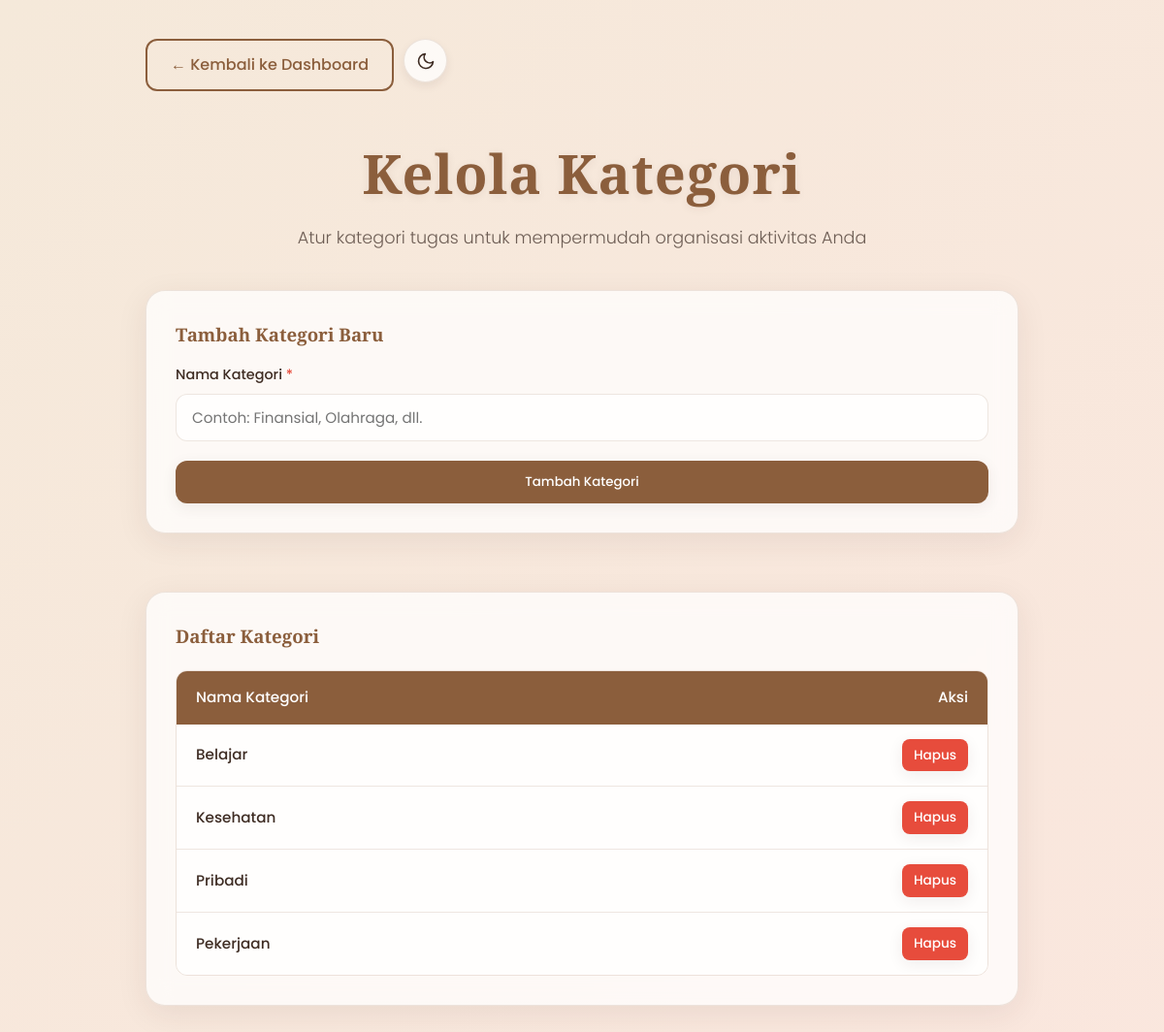
The page /kategori/index.php on the database its author committed.
### tables this page shows
CREATE TABLE IF NOT EXISTS `kategori` (
  `id_kategori` INT(11) NOT NULL AUTO_INCREMENT,
  `nama_kategori` VARCHAR(50) NOT NULL,
  PRIMARY KEY (`id_kategori`)
);

### kategori/index.php (the view, shortened to what this page needs)
<?php
include '../config/koneksi.php';
$categories = mysqli_query($koneksi, "SELECT * FROM kategori ORDER BY id_kategori DESC");
?>
<!DOCTYPE html>
<html lang="id">
<head>
    <link rel="stylesheet" href="../assets/css/style.css" />
</head>
<body>
    <div class="container" style="max-width: 900px;">
        <div class="topbar">
            <div style="display: flex; gap: 10px;">
                <a href="../index.php" class="btn btn-secondary">&larr; Kembali ke Dashboard</a>
                <button id="theme-toggle" class="theme-toggle-btn" title="Ganti Tema"></button>
            </div>
        </div>
        <header style="padding-top: 10px; padding-bottom: 20px;">
            <h1>Kelola Kategori</h1>
            <p>Atur kategori tugas untuk mempermudah organisasi aktivitas Anda</p>
        </header>
        <div style="display: grid; grid-template-columns: 1fr; gap: 30px; margin-top: 20px;">
            <div class="glass-card">
                <h3 style="font-family: var(--font-title); margin-bottom: 15px; color: var(--color-primary);">Tambah Kategori Baru</h3>
                <form method="POST">
                    <div class="form-group">
                        <label for="nama_kategori">Nama Kategori <span style="color: #e74c3c;">*</span></label>
                        <input type="text" id="nama_kategori" name="nama_kategori" required placeholder="Contoh: Finansial, Olahraga, dll." />
                    </div>
                    <button type="submit" name="tambah_kategori" class="btn" style="width: 100%;">
                        Tambah Kategori
                    </button>
                </form>
            </div>
            <div class="glass-card">
                <h3 style="font-family: var(--font-title); margin-bottom: 15px; color: var(--color-primary);">Daftar Kategori</h3>
                <div class="table-wrapper">
                    <table>
                        <thead>
                            <tr>
                                <th>Nama Kategori</th>
                                <th style="text-align: right; width: 100px;">Aksi</th>
                            </tr>
                        </thead>
                        <tbody>
                            <?php if (mysqli_num_rows($categories) > 0) { ?>
                                <?php while ($row = mysqli_fetch_assoc($categories)) { ?>
                                    <tr>
                                        <td style="font-weight: 500;"><?= htmlspecialchars($row['nama_kategori']) ?></td>
                                        <td style="text-align: right;">
                                            <a href="index.php?hapus=<?= $row['id_kategori'] ?>" class="btn btn-danger btn-sm" onclick="return confirm('Apakah Anda yakin ingin menghapus kategori ini? Semua tugas dengan kategori ini akan diubah menjadi Tanpa Kategori.')">
                                                Hapus
                                            </a>
                                        </td>
                                    </tr>
                                <?php } ?>
                            <?php } ?>
                        </tbody>
                    </table>
                </div>
            </div>
        </div>
    </div>
</body>
</html>

### assets/css/style.css (style rules this page uses)
:root { --font-primary: 'Poppins', sans-serif; --font-title: 'Playfair Display', serif; --bg-gradient: linear-gradient(135deg, #f5e9da, #ffe4e1, #e3f2fd); --color-bg: #f8f4ed; --color-surface: rgba(255, 255, 255, 0.75); --color-surface-solid: #fffbf7; --color-text: #3e2c23; --color-text-muted: #6e5e55; --color-primary: #8b5e3c; --color-primary-hover: #754f32; --color-accent: #e2b292; --color-border: rgba(139, 94, 60, 0.15); --color-shadow: rgba(62, 44, 35, 0.08); --radius-lg: 20px; --radius-md: 12px; --radius-sm: 8px; --transition: all 0.3s cubic-bezier(0.4, 0, 0.2, 1); --glass-blur: blur(12px); }
* { margin: 0; padding: 0; box-sizing: border-box; }
body { font-family: var(--font-primary); background: var(--color-bg); color: var(--color-text); min-height: 100vh; position: relative; overflow-x: hidden; transition: background-color 0.5s ease, color 0.3s ease; line-height: 1.6; }
body::before { content: ""; position: fixed; top: 0; left: 0; right: 0; bottom: 0; background: var(--bg-gradient); z-index: -10; background-size: 400% 400%; animation: gradientAnim 20s ease infinite; }
.container { width: 92%; max-width: 1200px; margin: 0 auto; padding: 40px 0; }
.glass-card { background: var(--color-surface); backdrop-filter: var(--glass-blur); -webkit-backdrop-filter: var(--glass-blur); border: 1px solid var(--color-border); box-shadow: 0 8px 32px 0 var(--color-shadow); border-radius: var(--radius-lg); padding: 30px; margin-bottom: 30px; transition: var(--transition); }
header { text-align: center; padding: 40px 20px; background: transparent; }
header h1 { font-family: var(--font-title); font-size: 3.5rem; color: var(--color-primary); margin-bottom: 8px; letter-spacing: 1px; font-weight: 700; text-shadow: 0 2px 10px var(--color-shadow); }
header p { font-size: 1.1rem; color: var(--color-text-muted); font-weight: 300; }
.topbar { display: flex; justify-content: space-between; align-items: center; margin-bottom: 30px; flex-wrap: wrap; gap: 15px; }
.btn { display: inline-flex; align-items: center; justify-content: center; padding: 12px 24px; background: var(--color-primary); color: #fff !important; text-decoration: none; font-weight: 500; border-radius: var(--radius-md); border: none; cursor: pointer; transition: var(--transition); box-shadow: 0 4px 15px var(--color-shadow); font-family: var(--font-primary); }
.btn-secondary { background: transparent; border: 2px solid var(--color-primary); color: var(--color-primary) !important; box-shadow: none; }
.btn-danger { background: #e74c3c; }
.btn-sm { padding: 6px 12px; font-size: 0.85rem; border-radius: var(--radius-sm); }
.table-wrapper { overflow-x: auto; border-radius: var(--radius-md); border: 1px solid var(--color-border); margin-top: 20px; }
table { width: 100%; border-collapse: collapse; text-align: left; }
table th { background: var(--color-primary); color: #fff; padding: 15px 20px; font-weight: 500; font-size: 0.95rem; }
table td { padding: 15px 20px; border-bottom: 1px solid var(--color-border); background: var(--color-surface); font-size: 0.95rem; }
table tr:last-child td { border-bottom: none; }
table tr { transition: var(--transition); }
.form-group { margin-bottom: 20px; }
.form-group label { display: block; font-size: 0.9rem; font-weight: 500; margin-bottom: 8px; color: var(--color-text); }
input, select, textarea { width: 100%; padding: 12px 16px; border-radius: var(--radius-md); border: 1px solid var(--color-border); background: var(--color-surface); color: var(--color-text); font-family: var(--font-primary); font-size: 0.95rem; outline: none; transition: var(--transition); }
.theme-toggle-btn { background: var(--color-surface); border: 1px solid var(--color-border); color: var(--color-text); width: 45px; height: 45px; border-radius: 50%; display: flex; align-items: center; justify-content: center; cursor: pointer; transition: var(--transition); box-shadow: 0 4px 10px var(--color-shadow); }

### rows shown on the page
kategori: nama_kategori "Belajar"
kategori: nama_kategori "Kesehatan"
kategori: nama_kategori "Pribadi"
kategori: nama_kategori "Pekerjaan"
